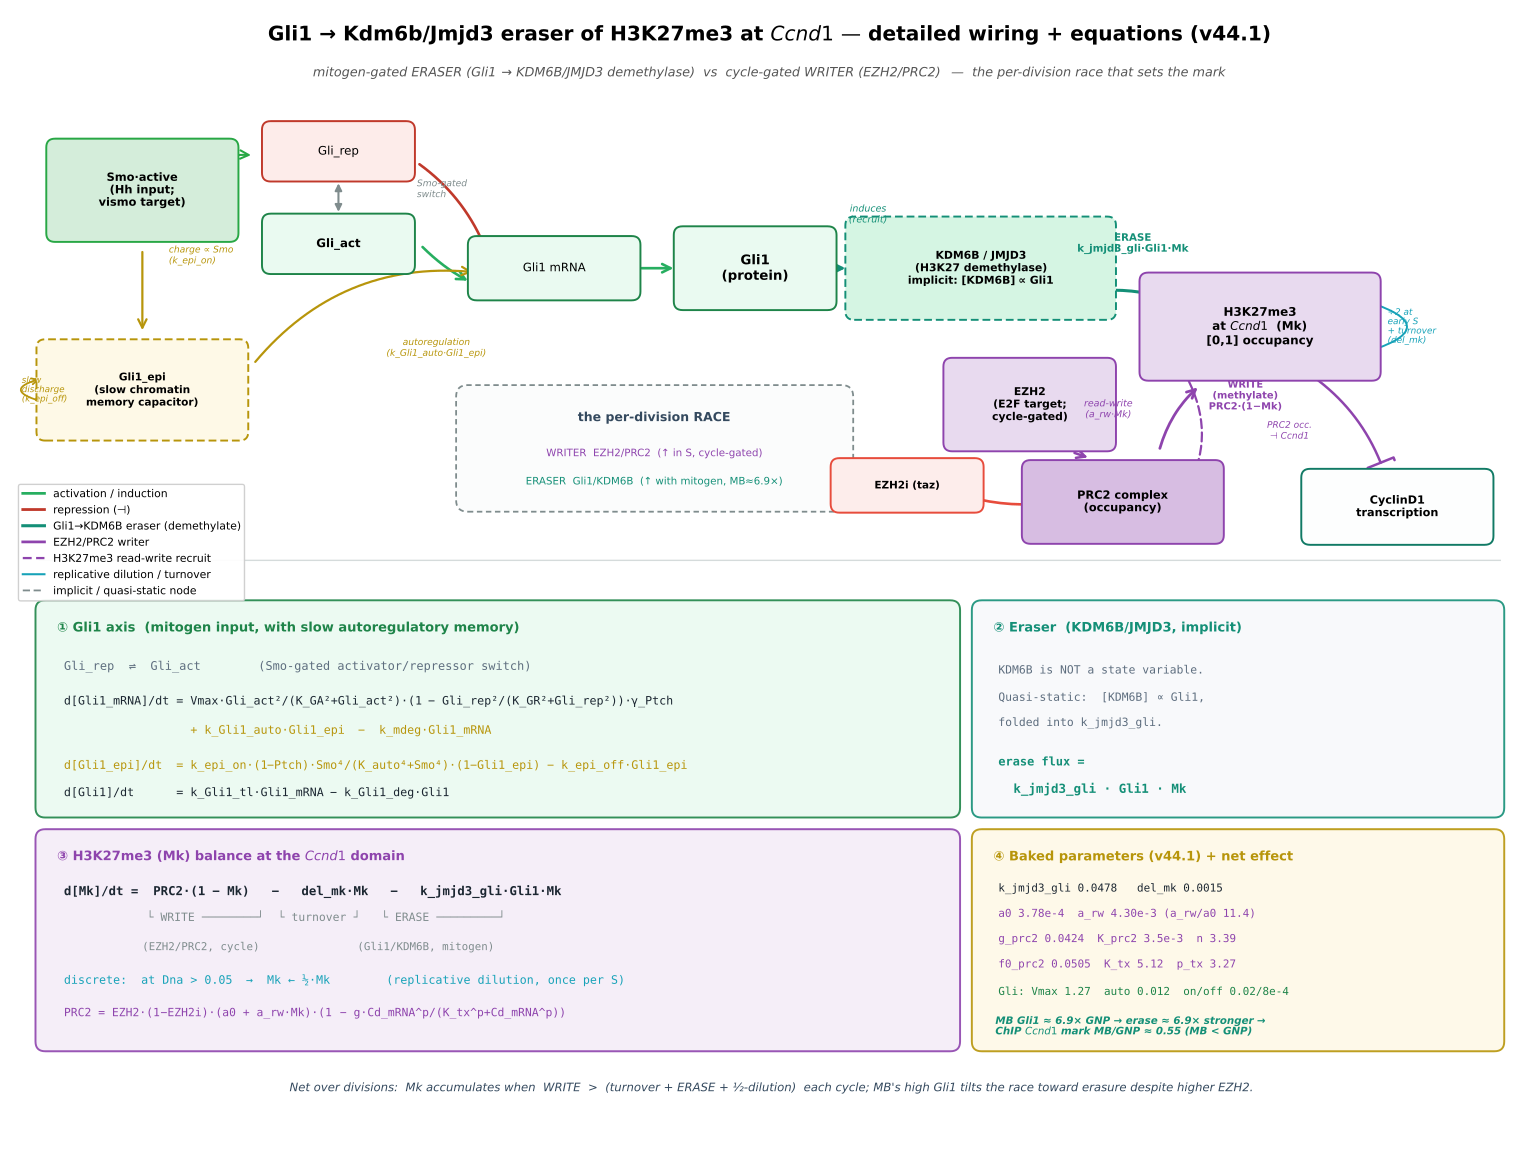

Reproduce this figure in Python.
"""Figure: DETAIL wiring + equations of the Gli1 -> Kdm6b/Jmjd3 -> H3K27me3 eraser arm (v44.1).

Focused schematic of the mitogen-gated eraser that opposes the EZH2/PRC2 writer at the Ccnd1
H3K27me3 domain. Shows (top) the wiring from Hedgehog/Smo through Gli1 (incl. the Gli1_epi
slow-memory capacitor) to the demethylase and the mark, and (bottom) the exact model equations.

IMPORTANT modeling detail made explicit here: Kdm6b/Jmjd3 is NOT an explicit species. Its level
is taken quasi-static and proportional to Gli1, so the demethylation flux is the lumped term
k_jmjd3_gli * Gli1 * Mk. (Shi 2014, Nat Commun 5:5425 — Gli activators recruit KDM6B/JMJD3.)

Generates simulations/fig_v44_gli_kdm6b_eraser.{png,pdf}. Pure schematic (no simulation).
Run:  ./venv/bin/python simulations/fig_v44_gli_kdm6b_eraser.py
"""
import os
import matplotlib
matplotlib.use("Agg")
import matplotlib.pyplot as plt
from matplotlib.patches import FancyBboxPatch, FancyArrowPatch
from matplotlib.lines import Line2D

C = dict(
    hh="#d4edda", hh_b="#28a745",
    gli="#eafaf1", gli_b="#1e8449",
    epi="#fef9e7", epi_b="#b7950b",
    erase="#d5f5e3", erase_b="#148f77",
    ezh2="#e8daef", ezh2_b="#8e44ad",
    mark="#e8daef", mark_b="#8e44ad",
    cd="#fdfefe", cd_b="#117a65",
    node="#ffffff",
    act="#27ae60", inh="#c0392b", drug="#e74c3c", rep_b="#17a2b8",
    eqbg="#f7f9fb", eqbg2="#f4ecf7", eqbg3="#eafaf1", eqbg4="#fef9e7",
)

fig, ax = plt.subplots(figsize=(15.5, 11.6))
ax.set_xlim(0, 15.5); ax.set_ylim(0, 11.6); ax.axis("off")


def node(x, y, text, w=1.7, h=0.66, fc=C["node"], ec="#2c3e50", fs=9.2, bold=False, ls="-", italic=False):
    ax.add_patch(FancyBboxPatch((x - w/2, y - h/2), w, h, boxstyle="round,pad=0.03,rounding_size=0.09",
                                fc=fc, ec=ec, lw=1.4, ls=ls, zorder=3))
    ax.text(x, y, text, ha="center", va="center", fontsize=fs, zorder=4,
            fontweight="bold" if bold else "normal", fontstyle="italic" if italic else "normal")
    return (x, y, w, h)


def arrow(p1, p2, color=C["act"], style="->", lw=1.9, rad=0.0, ls="-", z=2, shrink=8):
    ax.add_patch(FancyArrowPatch(p1, p2, arrowstyle=style, color=color, lw=lw, ls=ls,
                                 mutation_scale=15, shrinkA=shrink, shrinkB=shrink,
                                 connectionstyle=f"arc3,rad={rad}", zorder=z))


def inhibit(p1, p2, color=C["inh"], lw=1.9, rad=0.0, z=2, shrink=8):
    ax.add_patch(FancyArrowPatch(p1, p2, arrowstyle="-[", color=color, lw=lw,
                                 mutation_scale=10, shrinkA=shrink, shrinkB=shrink,
                                 connectionstyle=f"arc3,rad={rad}", zorder=z))


ax.text(7.75, 11.28, "Gli1 → Kdm6b/Jmjd3 eraser of H3K27me3 at $\\it{Ccnd1}$ — detailed wiring + equations (v44.1)",
        fontsize=14.5, fontweight="bold", ha="center")
ax.text(7.75, 10.92, "mitogen-gated ERASER (Gli1 → KDM6B/JMJD3 demethylase)  vs  cycle-gated WRITER (EZH2/PRC2)  —  the per-division race that sets the mark",
        fontsize=9.2, ha="center", color="#555", style="italic")

# ================= WIRING (top) =================
# --- Hedgehog / Smo input ---
smo = node(1.35, 9.75, "Smo·active\n(Hh input;\nvismo target)", w=1.9, h=1.0, fc=C["hh"], ec=C["hh_b"], fs=8.2, bold=True)

# --- Gli activator/repressor switch ---
grep_ = node(3.35, 10.15, "Gli_rep", w=1.5, h=0.56, fc="#fdecea", ec=C["inh"], fs=8.5)
gact = node(3.35, 9.2, "Gli_act", w=1.5, h=0.56, fc=C["gli"], ec=C["gli_b"], fs=8.5, bold=True)
ax.annotate("", xy=(gact[0]-0.0, gact[1]+0.30), xytext=(grep_[0]-0.0, grep_[1]-0.30),
            arrowprops=dict(arrowstyle="<|-|>", color="#7f8c8d", lw=1.5), zorder=2)
ax.text(4.15, 9.68, "Smo-gated\nswitch", fontsize=6.6, color="#7f8c8d", ha="left", style="italic")
arrow((smo[0]+0.55, smo[1]+0.25), (grep_[0]-0.78, grep_[1]-0.05), C["hh_b"], rad=-0.15, lw=1.5)

# --- Gli1_epi slow-memory capacitor ---
epi = node(1.35, 7.7, "Gli1_epi\n(slow chromatin\nmemory capacitor)", w=2.1, h=0.98, fc=C["epi"], ec=C["epi_b"], fs=7.6, bold=True, ls=(0,(4,2)))
arrow((smo[0], smo[1]-0.52), (epi[0], epi[1]+0.5), C["epi_b"], lw=1.6)                       # Smo charges epi
ax.text(1.62, 9.0, "charge ∝ Smo\n(k_epi_on)", fontsize=6.6, color=C["epi_b"], ha="left", style="italic")
# self-discharge loop
ax.add_patch(FancyArrowPatch((epi[0]-1.02, epi[1]-0.12), (epi[0]-1.02, epi[1]+0.12), arrowstyle="->",
             color=C["epi_b"], lw=1.3, mutation_scale=11, connectionstyle="arc3,rad=-1.8", shrinkA=2, shrinkB=2, zorder=2))
ax.text(0.12, 7.7, "slow\ndischarge\n(k_epi_off)", fontsize=6.3, color=C["epi_b"], ha="left", va="center", style="italic")

# --- Gli1 mRNA -> Gli1 protein ---
g1m = node(5.55, 8.95, "Gli1 mRNA", w=1.7, h=0.6, fc=C["gli"], ec=C["gli_b"], fs=8.4)
g1 = node(7.6, 8.95, "Gli1\n(protein)", w=1.6, h=0.8, fc=C["gli"], ec=C["gli_b"], fs=9.6, bold=True)
arrow((gact[0]+0.78, gact[1]+0.05), (g1m[0]-0.78, g1m[1]-0.18), C["act"], rad=0.1)            # Gli_act -> tx
inhibit((grep_[0]+0.78, grep_[1]-0.1), (g1m[0]-0.7, g1m[1]+0.2), C["inh"], rad=-0.15, shrink=4)  # Gli_rep -| tx
arrow((epi[0]+1.08, epi[1]+0.2), (g1m[0]-0.72, g1m[1]-0.05), C["epi_b"], rad=-0.28, lw=1.6)   # epi -> tx (autoreg)
ax.text(4.35, 8.05, "autoregulation\n(k_Gli1_auto·Gli1_epi)", fontsize=6.6, color=C["epi_b"], ha="center", style="italic")
arrow((g1m[0]+0.78, g1m[1]), (g1[0]-0.72, g1[1]), C["act"])                                    # translation

# --- Kdm6b/Jmjd3 (implicit) ---
kdm = node(9.9, 8.95, "KDM6B / JMJD3\n(H3K27 demethylase)\nimplicit: [KDM6B] ∝ Gli1", w=2.7, h=1.0,
           fc=C["erase"], ec=C["erase_b"], fs=7.8, bold=True, ls=(0,(4,2)))
arrow((g1[0]+0.72, g1[1]), (kdm[0]-1.38, kdm[1]), C["erase_b"], lw=2.0)                        # Gli1 induces demethylase
ax.text(8.75, 9.42, "induces\n(recruit)", fontsize=6.8, color=C["erase_b"], ha="center", style="italic")

# --- H3K27me3 (Mk) mark ---
mk = node(12.75, 8.35, "H3K27me3\nat $\\it{Ccnd1}$  (Mk)\n[0,1] occupancy", w=2.4, h=1.05, fc=C["mark"], ec=C["mark_b"], fs=8.6, bold=True)
# ERASER: Kdm6b -| Mk
inhibit((kdm[0]+0.9, kdm[1]-0.28), (mk[0]-1.05, mk[1]+0.32), C["erase_b"], rad=-0.12, lw=2.2, shrink=5)
ax.text(11.45, 9.12, "ERASE\nk_jmjd3_gli·Gli1·Mk", fontsize=7.4, color=C["erase_b"], ha="center", fontweight="bold")

# --- WRITER arm: EZH2 -> PRC2 -> Mk ---
ezh2 = node(10.4, 7.55, "EZH2\n(E2F target;\ncycle-gated)", w=1.7, h=0.9, fc=C["ezh2"], ec=C["ezh2_b"], fs=7.8, bold=True)
prc2 = node(11.35, 6.55, "PRC2 complex\n(occupancy)", w=2.0, h=0.8, fc="#d7bde2", ec=C["ezh2_b"], fs=8.2, bold=True)
arrow((ezh2[0]+0.35, ezh2[1]-0.46), (prc2[0]-0.25, prc2[1]+0.42), C["ezh2_b"], lw=1.8)
arrow((prc2[0]+0.35, prc2[1]+0.44), (mk[0]-0.55, mk[1]-0.55), C["ezh2_b"], rad=-0.18, lw=2.0)   # PRC2 writes Mk
ax.text(12.6, 7.5, "WRITE\n(methylate)\nPRC2·(1−Mk)", fontsize=7.1, color=C["ezh2_b"], ha="center", fontweight="bold")
# read-write: Mk -> PRC2
arrow((mk[0]-0.78, mk[1]-0.46), (prc2[0]+0.6, prc2[1]+0.04), C["ezh2_b"], rad=-0.3, lw=1.6, ls=(0,(4,2)))
ax.text(11.2, 7.42, "read-write\n(a_rw·Mk)", fontsize=6.8, color=C["ezh2_b"], ha="center", style="italic")
ezi = node(9.15, 6.72, "EZH2i (taz)", w=1.5, h=0.5, fc="#fdedeb", ec=C["drug"], fs=7.5, bold=True)
inhibit((ezi[0]+0.35, ezi[1]-0.02), (prc2[0]-0.85, prc2[1]-0.02), C["drug"], rad=0.12, shrink=4)

# --- Mk turnover + replicative dilution + downstream ---
ax.add_patch(FancyArrowPatch((mk[0]+1.02, mk[1]+0.28), (mk[0]+1.02, mk[1]-0.28), arrowstyle="->",
             color=C["rep_b"], lw=1.4, mutation_scale=12, connectionstyle="arc3,rad=-1.7", shrinkA=2, shrinkB=2, zorder=2))
ax.text(14.05, 8.35, "÷2 at\nearly S\n+ turnover\n(del_mk)", fontsize=6.4, color=C["rep_b"], ha="left", va="center", style="italic")
cd = node(14.15, 6.5, "CyclinD1\ntranscription", w=1.9, h=0.72, fc=C["cd"], ec=C["cd_b"], fs=8.1, bold=True)
inhibit((mk[0]+0.55, mk[1]-0.52), (cd[0]-0.15, cd[1]+0.4), C["ezh2_b"], rad=-0.15, lw=1.8, shrink=4)
ax.text(13.05, 7.2, "PRC2 occ.\n⊣ Ccnd1", fontsize=6.5, color=C["ezh2_b"], ha="center", style="italic")

# race banner
ax.add_patch(FancyBboxPatch((4.6, 6.5), 3.95, 1.2, boxstyle="round,pad=0.05,rounding_size=0.12",
                            fc="#fbfcfc", ec="#7f8c8d", lw=1.3, ls=(0,(3,2)), zorder=1))
ax.text(6.57, 7.38, "the per-division RACE", fontsize=9.0, fontweight="bold", ha="center", color="#34495e")
ax.text(6.57, 7.02, "WRITER  EZH2/PRC2  (↑ in S, cycle-gated)", fontsize=7.4, ha="center", color=C["ezh2_b"])
ax.text(6.57, 6.73, "ERASER  Gli1/KDM6B  (↑ with mitogen, MB≈6.9×)", fontsize=7.4, ha="center", color=C["erase_b"])

# divider
ax.plot([0.3, 15.2], [5.95, 5.95], color="#d5dbdb", lw=1.0, zorder=0)

# ================= EQUATIONS (bottom) =================
def eqbox(x, y, w, h, fc, ec, title):
    ax.add_patch(FancyBboxPatch((x, y), w, h, boxstyle="round,pad=0.04,rounding_size=0.1",
                                fc=fc, ec=ec, lw=1.4, alpha=0.9, zorder=1))
    ax.text(x + 0.18, y + h - 0.28, title, fontsize=9.4, fontweight="bold", color=ec, zorder=2)

def eqline(x, y, s, fs=9.0, color="#1b2631", bold=False):
    ax.text(x, y, s, fontsize=fs, family="monospace", color=color, zorder=2, va="center",
            fontweight="bold" if bold else "normal")

# --- Panel A: Gli1 axis ---
eqbox(0.3, 3.35, 9.35, 2.15, C["eqbg3"], C["gli_b"], "① Gli1 axis  (mitogen input, with slow autoregulatory memory)")
eqline(0.55, 4.86, "Gli_rep  ⇌  Gli_act        (Smo-gated activator/repressor switch)", 8.6, "#5d6d7e")
eqline(0.55, 4.50, "d[Gli1_mRNA]/dt = Vmax·Gli_act²/(K_GA²+Gli_act²)·(1 − Gli_rep²/(K_GR²+Gli_rep²))·γ_Ptch", 8.4)
eqline(0.55, 4.20, "                  + k_Gli1_auto·Gli1_epi  −  k_mdeg·Gli1_mRNA", 8.4, C["epi_b"])
eqline(0.55, 3.84, "d[Gli1_epi]/dt  = k_epi_on·(1−Ptch)·Smo⁴/(K_auto⁴+Smo⁴)·(1−Gli1_epi) − k_epi_off·Gli1_epi", 8.4, C["epi_b"])
eqline(0.55, 3.56, "d[Gli1]/dt      = k_Gli1_tl·Gli1_mRNA − k_Gli1_deg·Gli1", 8.4)

# --- Panel B: eraser ---
eqbox(9.85, 3.35, 5.35, 2.15, C["eqbg"], C["erase_b"], "② Eraser  (KDM6B/JMJD3, implicit)")
eqline(10.08, 4.82, "KDM6B is NOT a state variable.", 8.2, "#5d6d7e")
eqline(10.08, 4.54, "Quasi-static:  [KDM6B] ∝ Gli1,", 8.2, "#5d6d7e")
eqline(10.08, 4.28, "folded into k_jmjd3_gli.", 8.2, "#5d6d7e")
eqline(10.08, 3.88, "erase flux =", 8.6, C["erase_b"], bold=True)
eqline(10.08, 3.60, "  k_jmjd3_gli · Gli1 · Mk", 9.0, C["erase_b"], bold=True)

# --- Panel C: Mk balance ---
eqbox(0.3, 0.95, 9.35, 2.2, C["eqbg2"], C["mark_b"], "③ H3K27me3 (Mk) balance at the $Ccnd1$ domain")
eqline(0.55, 2.55, "d[Mk]/dt =  PRC2·(1 − Mk)   −   del_mk·Mk   −   k_jmjd3_gli·Gli1·Mk", 8.9, "#1b2631", bold=True)
eqline(0.55, 2.28, "            └ WRITE ────────┘  └ turnover ┘   └ ERASE ─────────┘", 8.2, "#7f8c8d")
eqline(0.55, 1.98, "            (EZH2/PRC2, cycle)               (Gli1/KDM6B, mitogen)", 7.8, "#7f8c8d")
eqline(0.55, 1.64, "discrete:  at Dna > 0.05  →  Mk ← ½·Mk        (replicative dilution, once per S)", 8.4, C["rep_b"])
eqline(0.55, 1.30, "PRC2 = EZH2·(1−EZH2i)·(a0 + a_rw·Mk)·(1 − g·Cd_mRNA^p/(K_tx^p+Cd_mRNA^p))", 8.2, C["ezh2_b"])

# --- Panel D: params + net ---
eqbox(9.85, 0.95, 5.35, 2.2, C["eqbg4"], C["epi_b"], "④ Baked parameters (v44.1) + net effect")
eqline(10.08, 2.58, "k_jmjd3_gli 0.0478   del_mk 0.0015", 7.9)
eqline(10.08, 2.32, "a0 3.78e-4  a_rw 4.30e-3 (a_rw/a0 11.4)", 7.9, C["ezh2_b"])
eqline(10.08, 2.06, "g_prc2 0.0424  K_prc2 3.5e-3  n 3.39", 7.9, C["ezh2_b"])
eqline(10.08, 1.80, "f0_prc2 0.0505  K_tx 5.12  p_tx 3.27", 7.9, C["ezh2_b"])
eqline(10.08, 1.52, "Gli: Vmax 1.27  auto 0.012  on/off 0.02/8e-4", 7.9, C["gli_b"])
ax.text(10.05, 1.16, "MB Gli1 ≈ 6.9× GNP → erase ≈ 6.9× stronger →\nChIP $Ccnd1$ mark MB/GNP ≈ 0.55 (MB < GNP)",
        fontsize=7.4, color=C["erase_b"], ha="left", va="center", style="italic", fontweight="bold")

# bottom takeaway
ax.text(7.75, 0.5, "Net over divisions:  Mk accumulates when  WRITE  >  (turnover + ERASE + ½-dilution)  each cycle; "
        "MB's high Gli1 tilts the race toward erasure despite higher EZH2.",
        fontsize=8.4, ha="center", color="#34495e", style="italic")

# legend
leg = [Line2D([0],[0], color=C["act"], lw=2, label="activation / induction"),
       Line2D([0],[0], color=C["inh"], lw=2, label="repression (⊣)"),
       Line2D([0],[0], color=C["erase_b"], lw=2.2, label="Gli1→KDM6B eraser (demethylate)"),
       Line2D([0],[0], color=C["ezh2_b"], lw=2, label="EZH2/PRC2 writer"),
       Line2D([0],[0], color=C["ezh2_b"], lw=1.6, ls=(0,(4,2)), label="H3K27me3 read-write recruit"),
       Line2D([0],[0], color=C["rep_b"], lw=1.5, label="replicative dilution / turnover"),
       Line2D([0],[0], color="#7f8c8d", lw=1.3, ls=(0,(4,2)), label="implicit / quasi-static node")]
ax.legend(handles=leg, loc="upper left", bbox_to_anchor=(0.002, 0.585), fontsize=7.8, framealpha=0.92, ncol=1).set_zorder(10)

plt.tight_layout()
out = os.path.join(os.path.dirname(__file__), "fig_v44_gli_kdm6b_eraser")
fig.savefig(out + ".png", dpi=160, bbox_inches="tight")
fig.savefig(out + ".pdf", bbox_inches="tight")
print("wrote", out + ".png /.pdf")
